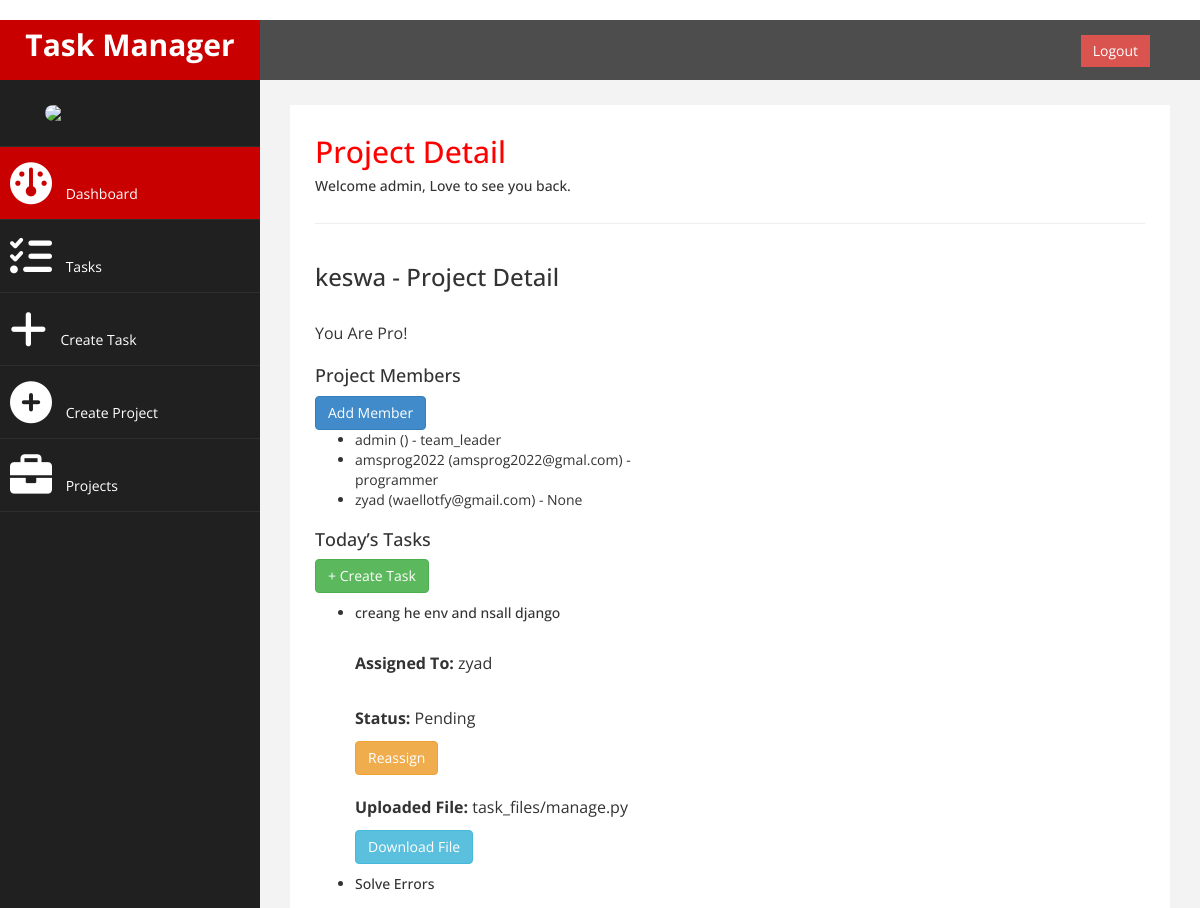
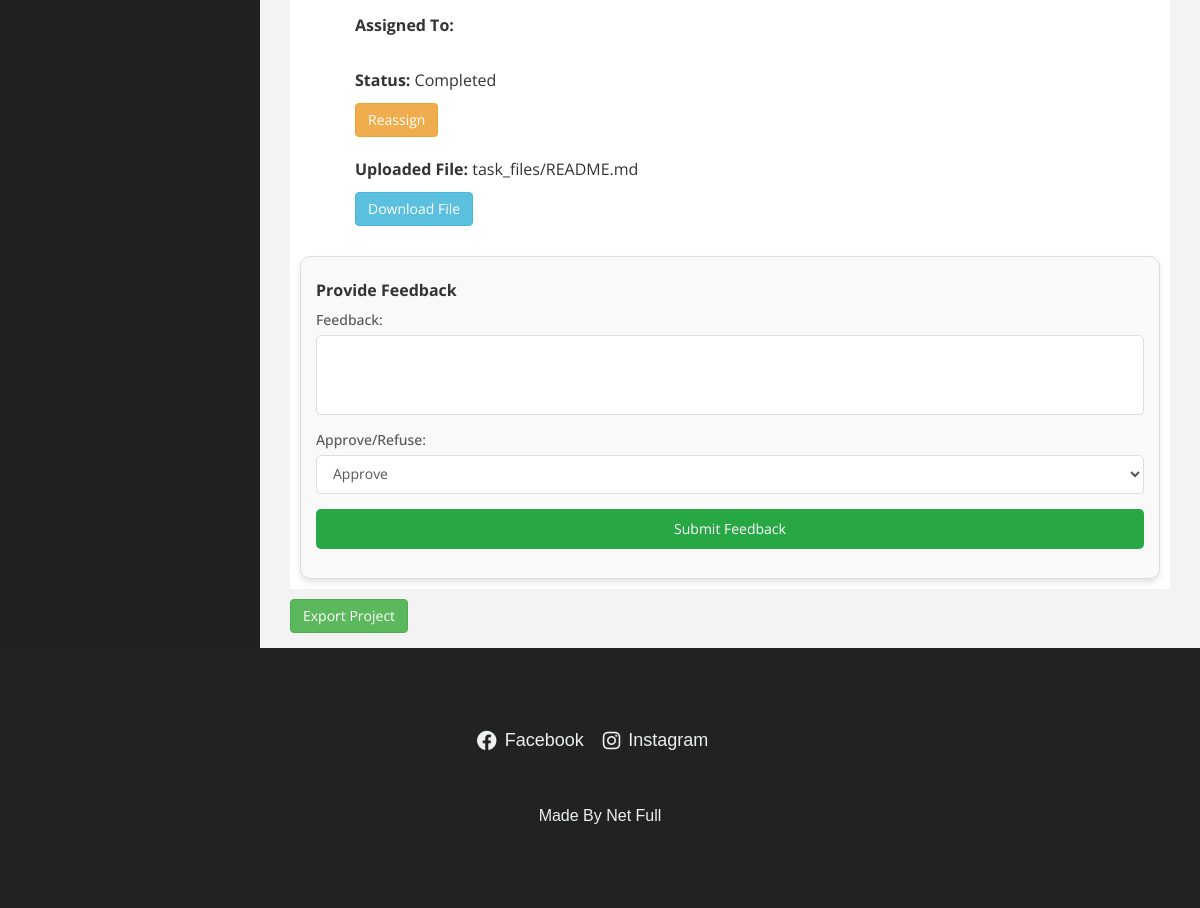
The page /project/2/ (signed in) on the database its author committed (2 pictures, top to bottom).
### welcome/models.py (models this page shows, shortened)
class CustomUser(AbstractUser):
    subscription_type = models.CharField(
        max_length=20,
        choices=[('free', 'Free'), ('pro', 'Pro')],
        default='free'
    )
    ROLE_CHOICES = [
        ('team_leader', 'Team Leader'),
        ('product_owner', 'Product Owner'),
        ('programmer', 'Programmer'),
    ]
    role = models.CharField(max_length=20, choices=ROLE_CHOICES, null=True)
    trial_start_date = models.DateField(null=True, blank=True)
    category = models.CharField(
        max_length=20,
        choices=[('programming', 'Programming'), ('education', 'Education'), ('crm', 'CRM')],
        null=True
    )
    pro_subscription_date = models.DateField(null=True, blank=True)
    subscription_end_date = models.DateField(null=True, blank=True)
    groups = models.ManyToManyField(
        Group,
        related_name="custom_user_groups",
        blank=True
    )
    user_permissions = models.ManyToManyField(
        Permission,
        related_name="custom_user_permissions",
        blank=True
    )

class Project(models.Model):
    name = models.CharField(max_length=255)
    created_by = models.ForeignKey(
        CustomUser, on_delete=models.CASCADE, related_name='projects'
    )
    start_date = models.DateField()
    end_date = models.DateField()
    members = models.ManyToManyField(CustomUser, related_name='project_members')

class ProUserTask(models.Model):
    user = models.ForeignKey(CustomUser, on_delete=models.CASCADE)  # Task creator
    task_name = models.CharField(max_length=255)
    project = models.ForeignKey(
        'Project', on_delete=models.CASCADE, null=True, blank=True, related_name='tasks'
    )  # Related name for reverse querying tasks by project
    assigned_to = models.ForeignKey(
        CustomUser, on_delete=models.SET_NULL, null=True, blank=True, related_name='assigned_tasks'
    )  # User to whom the task is assigned
    uploaded_file = models.FileField(upload_to='task_files/', null=True, blank=True)
    created_at = models.DateTimeField(auto_now_add=True)
    is_done = models.BooleanField(default=False)
    def __str__(self):
        return self.task_name

### welcome/views.py (the view)
# urls.py: path('project/<int:project_id>/', views.project_detail, name='project_detail'),
@login_required
def project_detail(request, project_id):
    project = get_object_or_404(Project, id=project_id)
    if request.user != project.created_by and request.user not in project.members.all():
        return HttpResponseForbidden("You do not have permission to view this project.")
    tasks = project.tasks.all()
    print(f"Tasks for project {project_id}: {tasks}")
    return render(request, 'project_detail.html', {
        'project': project,
        'tasks': tasks,
        'members': project.members.all()
    })

### welcome/templates/project_detail.html (shortened to what this page needs)
﻿﻿﻿{% load static %}
<!DOCTYPE html>
<html xmlns="http://www.w3.org/1999/xhtml">
<head>
    <link href="{% static 'bootstrap.css' %}" rel="stylesheet" />
    <link href="{% static 'font-awesome.css' %}" rel="stylesheet" />
    <link rel="stylesheet" href="https://cdnjs.cloudflare.com/ajax/libs/font-awesome/6.0.0-beta3/css/all.min.css" />
    <link href="{% static 'custom.css' %}" rel="stylesheet" />
</head>
<body>
    <div id="wrapper">
        <nav class="navbar navbar-default navbar-cls-top" role="navigation" style="margin-bottom: 0">
            <div class="navbar-header">
                <a class="navbar-brand" href="{% url 'dashboard' %}">Task Manager</a>
            </div>
            <div style="color: white; padding: 15px 50px 5px 50px; float: right; font-size: 16px;">
                {% if user.is_authenticated %}<a href="/logout" class="btn btn-danger square-btn-adjust">Logout</a>
                {% else %}
                <a href="/login" class="btn btn-danger square-btn-adjust">Login</a>
                <a href="/register" class="btn btn-danger square-btn-adjust">Register</a>
                {% endif %}
            </div>
        </nav>
        <nav class="navbar-default navbar-side" role="navigation">
            <div class="sidebar-collapse">
                <ul class="nav" id="main-menu">
                  <li class="text-center">
                    <img src="{% static 'img/netfull.png' %}" class="user-image img-responsive"/>
					</li>
                    <li>
                        <a class="active-menu" href="{% url 'dashboard' %}"><i class="fa fa-dashboard fa-3x"></i> Dashboard</a>
                    </li>
                    <li>
                        <a href="{% url 'user_tasks_view' %}"><i class="fa fa-tasks fa-3x"></i> Tasks</a>
                    </li>
                    <li>
                        <a href="{% url 'create_task' %}"><i class="fa fa-plus fa-3x"></i> Create Task</a>
                    </li>
                    <li>
                        <a href="{% url 'create_project' %}"><i class="fa fa-plus-circle fa-3x"></i> Create Project</a>
                    </li>
                    <li>
                        <a href="{% url 'user_projects_view' %}"><i class="fa fa-briefcase fa-3x"></i> Projects</a>
                    </li>
                </ul>
            </div>
        </nav>
        <div id="page-wrapper">
            <div id="page-inner">
                <div class="container-fluid">
                    <div class="row">
                        <div class="col-md-12">
                            <h2 class="page-title">Project Detail</h2>
                            <h5 class="welcome-message">Welcome {{ user.username }}, Love to see you back.</h5>
                        </div>
                    </div>
                    <hr />
                    <div class="task-manager row">
                        <div class="col-md-6">
                            <div class="task-left">
                                <div class="task-header">
                                    <h3>{{ project.name }} - Project Detail</h3>
                                    <p class="pro-subscription-btn">You Are Pro!</p>
                                </div>
                                <div class="members-section">
                                    <div class="section-header">
                                        <h4>Project Members</h4>
                                        <button class="btn btn-primary" onclick="window.location.href='{% url 'invite_team_members' project.id %}'">Add Member</button>
                                    </div>
                                    {% if members %}
                                        <ul class="members-list">
                                            {% for member in members %}
                                            <li>{{ member.username }} ({{ member.email }}) - {{ member.role }}</li>
                                            {% endfor %}
                                        </ul>
                                    {% else %}
                                        <p>No members added yet.</p>
                                    {% endif %}
                                </div>
                                <div class="tasks-section">
                                    <div class="section-header">
                                        <h4>Today’s Tasks</h4>
                                        <a href="/create-task" class="btn btn-success">+ Create Task</a>
                                    </div>
                                    <div class="tasks-wrapper">
                                        {% if tasks %}
                                            <ul class="task-list">
                                                {% for task in tasks %}
                                                <li class="task-item {% if task.is_done %}completed{% endif %}">
                                                    <h5>{{ task.task_name }}</h5>
                                                    <p><strong>Assigned To:</strong> {{ task.assigned_to.username }}</p>
                                                    <p><strong>Status:</strong> {% if task.is_done %}Completed{% else %}Pending{% endif %}</p>
                                                    <button class="btn btn-warning" onclick="document.getElementById('reassign-task-{{ task.id }}').style.display='block'">Reassign</button>
                                                    {% if task.uploaded_file %}
                                                        <p><strong>Uploaded File:</strong> {{ task.uploaded_file.name }}</p>
                                                        <a href="{% url 'download_task_file' task.id %}" target="_blank" class="btn btn-info">Download File</a>
                                                    {% endif %}
                                                </li>
                                                {% endfor %}
                                            </ul>
                                        {% else %}
                                            <p>No tasks available.</p>
                                        {% endif %}
                                    </div>
                                </div>
                            </div>
                        </div>
                        <div class="col-md-6">
                        </div>
                    </div>
                </div>
                {% for task in tasks %}
                {% if task.is_done %}
            <div class="task-feedback">
              <h5>Provide Feedback</h5>
              <form method="post" action="{% url 'task_detail' task.id %}">
                <label for="feedback">Feedback:</label>
                <textarea id="feedback" name="feedback" required></textarea>
                <label for="approval">Approve/Refuse:</label>
                <select id="approval" name="action" required>
                  <option value="approve">Approve</option>
                </select>
                <button type="submit">Submit Feedback</button>
              </form>
            </div>
            {% endif %}
            {% endfor %}
            </div>
            <a class="btn btn-success" href="/export_project_files/{{project.id}}">Export Project</a>
        </div>
    </div>
<footer>
    <footer>
        <div class="container">
          <div class="row">
            <div class="col-lg-12">
              <ul class="social-icons">
                <li><a href="https://www.facebook.com/profile.php?id=61561751296406"><i class="fab fa-facebook"></i> Facebook</a></li>
                <li><a href="https://www.instagram.com/netfull1/"><i class="fab fa-instagram"></i> Instagram</a></li>
              </ul>
            </div>
            <div class="col-lg-12">
              <div class="copyright-text">
                <p>Made By Net Full</p>
              </div>
            </div>
          </div>
        </div>
      </footer>
</body>
</html>

### welcome/static/custom.css (style rules this page uses)
body { font-family: 'Open Sans', sans-serif; }
#wrapper { width: 100%; background:#202020; }
#page-wrapper { padding: 15px 15px; min-height: 600px; background:#F3F3F3; }
#page-inner { width:100%; margin:10px 20px 10px 0px; background-color:#fff!important; padding:10px; min-height:1200px; }
.text-center { text-align:center; }
h2 { color: #f00; }
h4 { padding-top:10px; }
.square-btn-adjust { border: 0px solid transparent; -webkit-border-radius: 0px; -moz-border-radius: 0px; border-radius: 0px; }
p { font-size:16px; line-height:25px; padding-top:20px; }
.user-image { margin: 25px auto; -webkit-border-radius: 10px; -moz-border-radius: 10px; border-radius: 10px; max-height:170px; max-width:170px; }
.navbar-cls-top .navbar-brand { color: #fff; background: #C90000; width: 260px; text-align: center; height: 60px; font-size: 30px; font-weight: 700; }
.active-menu { background-color:#C90000!important; }
.sidebar-collapse , .sidebar-collapse .nav { background:none; }
.sidebar-collapse .nav { padding:0; }
.sidebar-collapse .nav > li > a { color:#fff; background:#202020; text-shadow:none; }
.sidebar-collapse > .nav > li > a { padding:15px 10px; }
.sidebar-collapse > .nav > li { border-bottom: 1px solid rgba(107, 108, 109, 0.19); }
.navbar-side { border:none; background-color: #202020; }
.navbar-cls-top { background:#4D4D4D; border-bottom:none; }
.navbar-default { border:0px solid black; }
.navbar-header { background: #A70303; }
.nav > li > a > i { margin-right:10px; }
@media (min-width:768px) { #page-wrapper { margin: 0 0 0 260px; padding: 15px 30px; min-height: 1200px; } }
@media (min-width:768px) { .navbar-side { z-index: 1; position: absolute; width: 260px; } }
@media (min-width:768px) { .navbar { border-radius: 0px; } }

### welcome/templates/project_detail.html (style rules this page uses)
.task-feedback { margin-top: 20px; padding: 15px; border: 1px solid #ddd; border-radius: 10px; background-color: #f9f9f9; box-shadow: 0 4px 6px rgba(0, 0, 0, 0.1); }
.task-feedback h5 { font-size: 16px; font-weight: bold; margin-bottom: 10px; color: #333; }
.task-feedback form { display: flex; flex-direction: column; }
.task-feedback label { font-size: 14px; font-weight: 500; margin-bottom: 5px; color: #555; }
.task-feedback textarea { resize: none; height: 80px; padding: 8px 12px; border: 1px solid #ddd; border-radius: 5px; background-color: #fff; font-size: 14px; color: #333; margin-bottom: 15px; outline: none; }
.task-feedback select { padding: 8px 12px; border: 1px solid #ddd; border-radius: 5px; background-color: #fff; font-size: 14px; color: #555; margin-bottom: 15px; outline: none; }
.task-feedback button { padding: 10px 15px; background-color: #28a745; color: #fff; border: none; border-radius: 5px; font-size: 14px; cursor: pointer; transition: background-color 0.3s ease; }
footer { background-color: #222; color: #ecf0f1; padding: 40px 0; font-family: Arial, sans-serif; }
footer .container { max-width: 1200px; margin: 0 auto; padding: 0 15px; }
footer .social-icons { list-style: none; padding: 0; text-align: center; margin-bottom: 20px; }
footer .social-icons li { display: inline-block; margin-right: 15px; }
footer .social-icons a { color: #ecf0f1; text-decoration: none; font-size: 18px; transition: color 0.3s ease; display: inline-flex; align-items: center; }
footer .social-icons a i { margin-right: 8px; font-size: 20px; }
footer .copyright-text { text-align: center; font-size: 14px; margin-top: 10px; }
footer .copyright-text p { margin: 0; color: #ecf0f1; }

### rows shown on the page
CustomUser: username "admin", role "team_leader"
Project: name "keswa"
CustomUser: username "amsprog2022", email "amsprog2022@gmal.com", role "programmer"
CustomUser: username "zyad", email "waellotfy@gmail.com", role "None"
ProUserTask: task_name "creang he env and nsall django", assigned_to.username "zyad", is_done "Pending", uploaded_file.name "task_files/manage.py"
ProUserTask: task_name "Solve Errors", is_done "Completed", uploaded_file.name "task_files/README.md"
